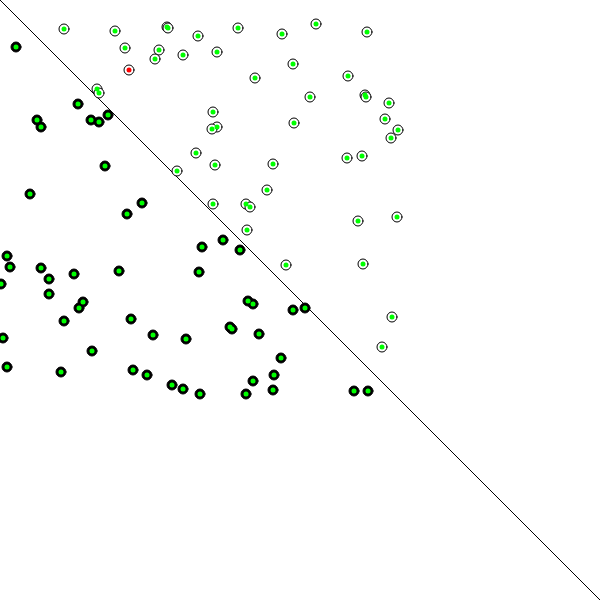
Frame 1 (no input)
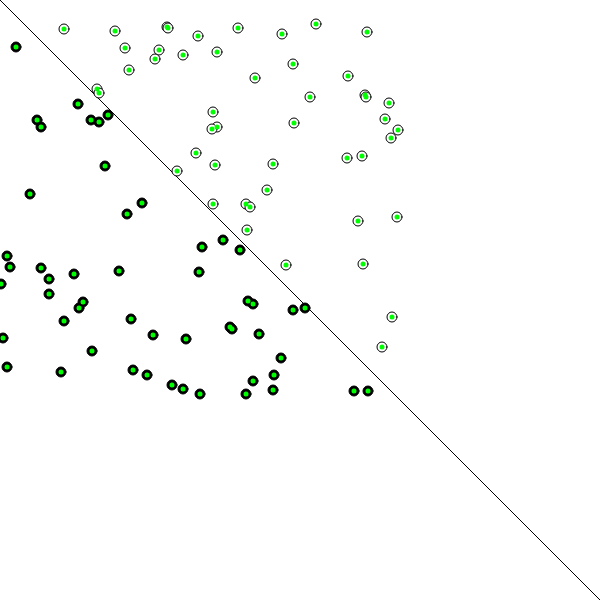
Frame 60 (no input)
Frame 120 (the mouse pressed at the canvas centre since frame 60): identical to frame 60, image omitted

The p5.js sketch that drew these frames (run headless with seeded random() and noise() and a simulated clock; from frame 60 on, the mouse is pressed at the canvas centre):

// p5.js sketch
// ── sketch.js
let perceptron;
let points = []

function setup() {
    createCanvas(600, 600);
    perceptron = new Perceptron();
    let inputs = [-1, 0.5];
    let prediction = perceptron.prediction(inputs);
    console.log(prediction);

    for (let i = 0; i < 100 ;i++) {
        points.push(new Point(400, 400))
    }
}

function draw() {    
    background(255);
    stroke(0);
    line(0,0,width, height);
    for (const p of points) {
        p.show();
    }

    for (const p of points) {
        const inputs = [p.x, p.y];
        const target = p.label;
        perceptron.train(inputs, target);
        
        let prediction = perceptron.prediction(inputs);
        if (prediction === target) {
            fill(0, 255, 0);
        } else {
            fill(255, 0, 0);
        }
        noStroke();
        ellipse(p.x, p.y, 5, 5);
    }
}
// ── Perceptron.js
class Perceptron {

    constructor() {
        this.weights = new Array(2);
        this.lr = 0.1;

        for (let i = 0; i < this.weights.length; i++) {
            this.weights[i] = Math.random(-1, 1);
        }
    }

    prediction(inputs) {
        let sum = 0;
        let output;
        for (let i = 0; i < this.weights.length; i++) { 
            sum += inputs[i] * this.weights[i];
        }
        output = this.activationFunction(sum);
        return output;
    }

    activationFunction(n) {
        return (n >= 0) ? 1 : -1;
    }

    train(inputs, target) {
        const prediction = this.prediction(inputs);
        const error = target - prediction;

        for (let i = 0; i < this.weights.length; i++) { 
            this.weights[i] += error * inputs[i] * this.lr;
        }
    }
}
// ── Point.js
class Point {
    constructor(w, h) {
        this.x = Math.floor( Math.random() * w);
        this.y = Math.floor(Math.random() * h);
        this.label = (this.x > this.y) ? 1 : -1; 
    }

    show() {
        stroke(0);
        if (this.label === 1) {
             fill(255)
         } else{ 
            fill(0) 
        };
        ellipse(this.x, this.y, 10, 10);
    }
}
